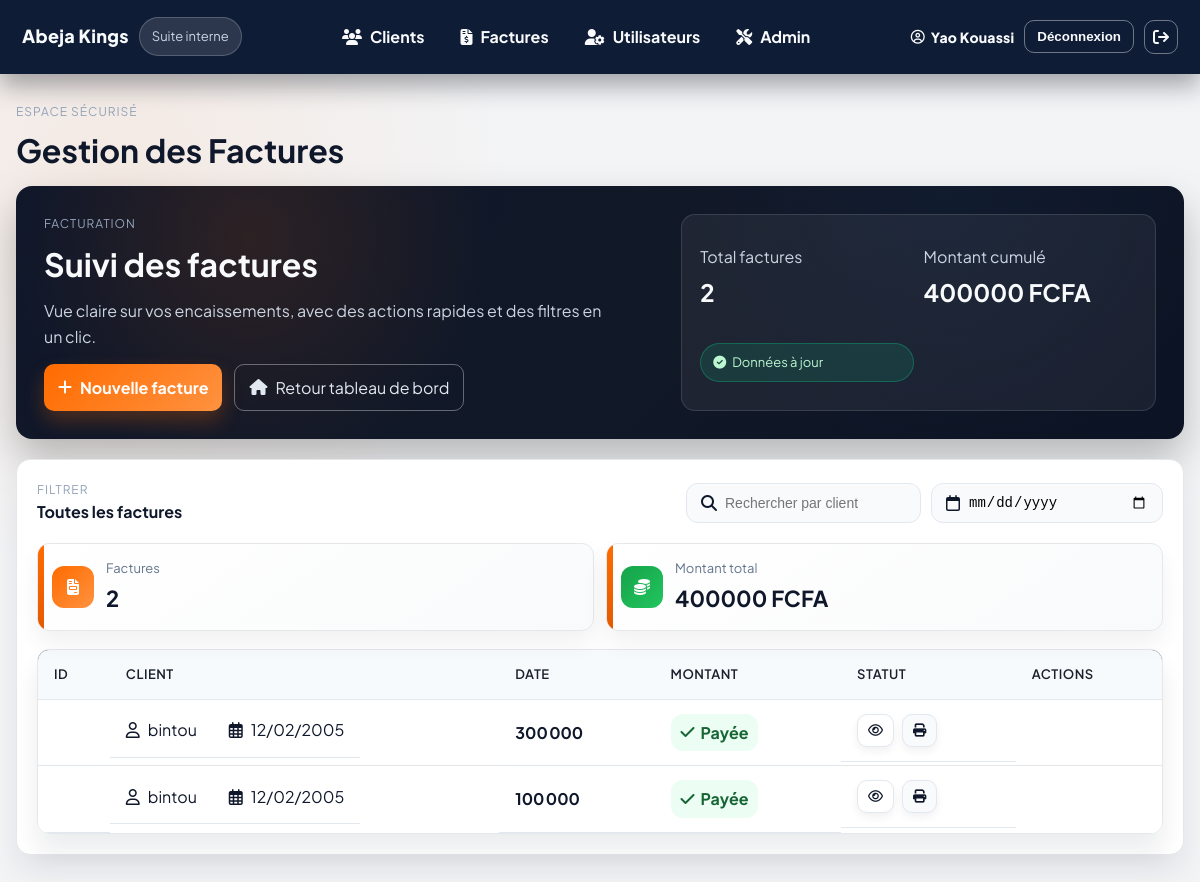
The page /factures/ (signed in) on the database its author committed.
### core/models.py (models this page shows, shortened)
class Facture(models.Model):
    client = models.ForeignKey(Client, on_delete=models.CASCADE, related_name='factures')
    chantier = models.ForeignKey(Chantier, on_delete=models.SET_NULL, null=True, blank=True, related_name='factures')
    numero = models.CharField(max_length=50, unique=True, null=True, blank=True)
    date = models.DateField()
    date_echeance = models.DateField(null=True, blank=True)
    subtotal = models.DecimalField(max_digits=12, decimal_places=2, default=0)
    tva_pct = models.DecimalField(max_digits=5, decimal_places=2, default=0)
    tva_amount = models.DecimalField(max_digits=12, decimal_places=2, default=0)
    total = models.DecimalField(max_digits=12, decimal_places=2, default=0)
    statut = models.CharField(max_length=20, choices=[
        ('brouillon', 'Brouillon'),
        ('envoyee', 'Envoyée'),
        ('payee', 'Payée'),
        ('annulee', 'Annulée'),
    ], default='brouillon')
    notes = models.TextField(blank=True)
    created_at = models.DateTimeField(auto_now_add=True)

class Client(models.Model):
    nom = models.CharField(max_length=200)
    contact = models.CharField(max_length=200, blank=True)
    telephone = models.CharField(max_length=50, blank=True)
    email = models.EmailField(blank=True)
    adresse = models.CharField(max_length=300, blank=True)
    created_at = models.DateTimeField(auto_now_add=True)
    class Meta:
        verbose_name = "Client"
        verbose_name_plural = "Clients"

### core/views.py (the view)
# urls.py: path('factures/', views.FactureListView.as_view(), name='factures'),
@method_decorator(login_required, name='dispatch')
class FactureListView(View):
    def get(self, request):
        factures = Facture.objects.select_related('client').all().order_by('-created_at')
        try:
            montant_total = factures.aggregate(total=models.Sum('total'))['total'] or 0
        except Exception:
            montant_total = sum([getattr(f, 'total', 0) or 0 for f in factures])
        return render(request, 'core/facture_list.html', {'factures': factures, 'montant_total': montant_total})

### core/templates/core/facture_list.html (shortened to what this page needs)
{% extends 'core/base.html' %}
{% block title %}Gestion des Factures{% endblock %}
{% block content %}
<div class="facture-shell">
    <section class="page-hero">
        <div>
            <p class="eyebrow">Facturation</p>
            <h2>Suivi des factures</h2>
            <p class="lede">Vue claire sur vos encaissements, avec des actions rapides et des filtres en un clic.</p>
            <div class="hero-actions">
                <a href="{% url 'core:facture_new' %}" class="btn-solid"><i class="fa-solid fa-plus"></i> Nouvelle facture</a>
                <a href="{% url 'core:dashboard' %}" class="btn-ghost"><i class="fa-solid fa-house"></i> Retour tableau de bord</a>
            </div>
        </div>
        <div class="hero-card">
            <div class="hero-metric">
                <p>Total factures</p>
                <h3>{{ factures|length }}</h3>
            </div>
            <div class="hero-metric">
                <p>Montant cumulé</p>
                <h3>{{ montant_total|default:0|floatformat:0 }} FCFA</h3>
            </div>
            <span class="pill success-pill"><i class="fa-solid fa-circle-check"></i> Données à jour</span>
        </div>
    </section>
    <section class="panel">
        <div class="panel-header">
            <div>
                <p class="eyebrow">Filtrer</p>
                <h4>Toutes les factures</h4>
            </div>
            <div class="filters">
                <div class="input-chip">
                    <i class="fa-solid fa-magnifying-glass"></i>
                    <input type="text" id="factures-search" placeholder="Rechercher par client" aria-label="Rechercher par client">
                </div>
                <div class="input-chip">
                    <i class="fa-regular fa-calendar"></i>
                    <input type="date" id="factures-date-filter" aria-label="Filtrer par date">
                </div>
            </div>
        </div>
        <div class="stats-grid">
            <article class="stat-card">
                <div class="icon-pill primary"><i class="fa-solid fa-file-invoice"></i></div>
                <div>
                    <p class="label">Factures</p>
                    <p class="value">{{ factures|length }}</p>
                </div>
            </article>
            <article class="stat-card">
                <div class="icon-pill success"><i class="fa-solid fa-coins"></i></div>
                <div>
                    <p class="label">Montant total</p>
                    <p class="value">{{ montant_total|default:0|floatformat:0 }} FCFA</p>
                </div>
            </article>
        </div>
        <div class="table-card">
            <table id="factures-table">
                <thead>
                    <tr>
                        <th>ID</th>
                        <th>Client</th>
                        <th>Date</th>
                        <th>Montant</th>
                        <th>Statut</th>
                        <th>Actions</th>
                    </tr>
                </thead>
                <tbody id="factures-tbody">
                    {% for f in factures %}
                    <tr data-client="{{ f.client.nom|lower }}" data-date="{{ f.date }}">
                        <td><span class="badge">#{{ f.id }}</span></td>
                        <td class="cell-flex"><i class="fa-regular fa-user"></i><span>{{ f.client.nom }}</span></td>
                        <td class="cell-flex"><i class="fa-regular fa-calendar-days"></i><span>{{ f.date|date:"d/m/Y" }}</span></td>
                        <td><span class="amount format-number">{{ f.total|default:0|floatformat:0 }}</span></td>
                        <td><span class="status-pill"><i class="fa-solid fa-check"></i> Payée</span></td>
                        <td class="actions">
                            <button class="chip-btn" title="Voir détails" data-facture-id="{{ f.id }}"><i class="fa-regular fa-eye"></i></button>
                            <button class="chip-btn ghost" title="Imprimer" data-facture-id="{{ f.id }}"><i class="fa-solid fa-print"></i></button>
                        </td>
                    </tr>
                    {% endfor %}
                </tbody>
            </table>
        </div>
    </section>
</div>
{% endblock %}

### core/templates/core/base.html (shortened to what this page needs)
{% load static %}
<!doctype html>
<html lang="fr">
<head>
  <link rel="stylesheet" href="https://cdnjs.cloudflare.com/ajax/libs/font-awesome/6.5.2/css/all.min.css">
  <link rel="stylesheet" href="{% static 'css/style.css' %}">
</head>
<body class="ui-shell">
<header class="topbar">
  <div class="brand">
    <a href="{% url 'core:dashboard' %}" class="brand-mark">Abeja Kings</a>
    <span class="pill live-pill">Suite interne</span>
  </div>
  {% if request.user.is_authenticated %}
  <nav class="topnav">
    <a href="{% url 'core:clients' %}"><i class="fa-solid fa-users"></i><span>Clients</span></a>
    <a href="{% url 'core:factures' %}"><i class="fa-solid fa-file-invoice-dollar"></i><span>Factures</span></a>
    <a href="{% url 'core:users' %}"><i class="fa-solid fa-user-gear"></i><span>Utilisateurs</span></a>
    <a href="{% url 'admin:index' %}"><i class="fa-solid fa-screwdriver-wrench"></i><span>Admin</span></a>
  </nav>
  {% endif %}
  <div class="user-actions">
    {% if request.user.is_authenticated %}
      <span class="user-name"><i class="fa-regular fa-circle-user"></i> {{ request.user.get_full_name|default:request.user.username }}</span>
      <form id="logout-form" method="post" action="{% url 'logout' %}" class="logout-form">
        <button type="submit" class="ghost-btn">Déconnexion</button>
      </form>
      <a href="#" id="logout-link" class="ghost-link" aria-label="Se déconnecter"><i class="fa-solid fa-arrow-right-from-bracket"></i></a>
    {% else %}
      <a href="{% url 'login' %}" class="ghost-btn">Se connecter</a>
    {% endif %}
  </div>
</header>
<main class="page">
  <div class="page-header">
    <div>
      <p class="eyebrow">Espace sécurisé</p>
      <h1>{% block title %}{% endblock %}</h1>
    </div>
  </div>
  {% block content %}{% endblock %}
</main>
</body>
</html>

### static/css/style.css (style rules this page uses)
:root { --primary: #FF6B00; --primary-dark: #E55A00; --primary-light: #FF8C33; --secondary: #1A365D; --secondary-light: #2D4B8C; --accent: #2D3748; --light: #FFFFFF; --dark: #1A202C; --gray: #718096; --gray-light: #E2E8F0; --gray-lighter: #F7FAFC; --success: #38A169; --warning: #D69E2E; --danger: #E53E3E; --info: #3182CE; --shadow: 0 1px 3px rgba(0, 0, 0, 0.1); --shadow-md: 0 4px 6px rgba(0, 0, 0, 0.1); --shadow-lg: 0 10px 15px rgba(0, 0, 0, 0.1); --radius: 8px; --radius-lg: 12px; }
* { margin: 0; padding: 0; box-sizing: border-box; }
body { font-family: 'Inter', sans-serif; background: var(--gray-lighter); color: var(--dark); line-height: 1.6; min-height: 100vh; }
.user-name { display: block; font-weight: 600; font-size: 14px; color: var(--dark); }
.stat-card { background: var(--light); padding: 28px; border-radius: var(--radius-lg); box-shadow: var(--shadow-md); display: flex; align-items: center; gap: 20px; transition: all 0.3s ease; border: 1px solid var(--gray-light); position: relative; overflow: hidden; }
.stat-card::before { content: ''; position: absolute; top: 0; left: 0; width: 6px; height: 100%; background: linear-gradient(180deg, var(--primary), var(--primary-dark)); }
table { width: 100%; border-collapse: collapse; }
th, td { padding: 18px 24px; text-align: left; border-bottom: 1px solid var(--gray-light); }
th { background: var(--gray-lighter); font-weight: 600; color: var(--dark); font-size: 13px; text-transform: uppercase; letter-spacing: 0.5px; }

### core/templates/core/base.html (style rules this page uses)
body { font-family: 'Plus Jakarta Sans', 'Inter', system-ui, -apple-system, sans-serif; background: #0f172a0d; color: #0f172a; }
.ui-shell { margin: 0; min-height: 100vh; background: radial-gradient(circle at 10% 20%, rgba(255,107,0,0.08), transparent 30%), #f3f4f6; }
.topbar { position: sticky; top: 0; z-index: 20; display: flex; align-items: center; justify-content: space-between; gap: 12px; padding: 14px 22px; background: #0f1c36 !important; color: #f8fafc !important; box-shadow: 0 12px 24px rgba(12,18,30,0.35); }
.brand { display: flex; align-items: center; gap: 10px; }
.brand-mark { color: #f8fafc; font-weight: 800; letter-spacing: .3px; text-decoration: none; font-size: 18px; }
.pill { display: inline-flex; align-items: center; gap: 6px; padding: 6px 10px; border-radius: 999px; font-size: 12px; }
.live-pill { background: rgba(255,255,255,0.12); color: #cbd5e1; border: 1px solid rgba(255,255,255,0.2); }
.topnav { display: flex; gap: 12px; flex-wrap: wrap; }
.topnav a, .topnav a:visited { color: #f8fafc !important; text-decoration: none; padding: 10px 12px; border-radius: 10px; display: inline-flex; gap: 8px; align-items: center; transition: background .2s ease, color .2s ease; font-weight: 700; }
.user-actions { display: inline-flex; align-items: center; gap: 10px; }
.user-name { color: #f8fafc; display: inline-flex; align-items: center; gap: 6px; font-weight: 800; letter-spacing: .2px; }
.ghost-btn, .ghost-link { background: transparent; color: #f8fafc !important; border: 1px solid rgba(255,255,255,0.4); padding: 8px 12px; border-radius: 10px; text-decoration: none; cursor: pointer; display: inline-flex; align-items: center; gap: 6px; font-weight: 800; }
.ghost-link { padding: 8px; }
.logout-form button { background: transparent; color: #f8fafc !important; border: 1px solid rgba(255,255,255,0.4); font-weight: 800; }
.page { max-width: 1200px; margin: 28px auto; padding: 0 16px 40px; }
.page-header { display: flex; align-items: flex-end; justify-content: space-between; margin-bottom: 10px; }
.page-header h1 { margin: 4px 0 0; }

### rows shown on the page
Facture: client.nom "bintou", date "12/02/2005", total "300 000"
Facture: client.nom "bintou", date "12/02/2005", total "100 000"

### other values the page prints
{{ request.user.get_full_name|default:request.user.username }} "Yao Kouassi"
{{ factures|length }} "2"
{{ montant_total|default:0|floatformat:0 }} "400000"
